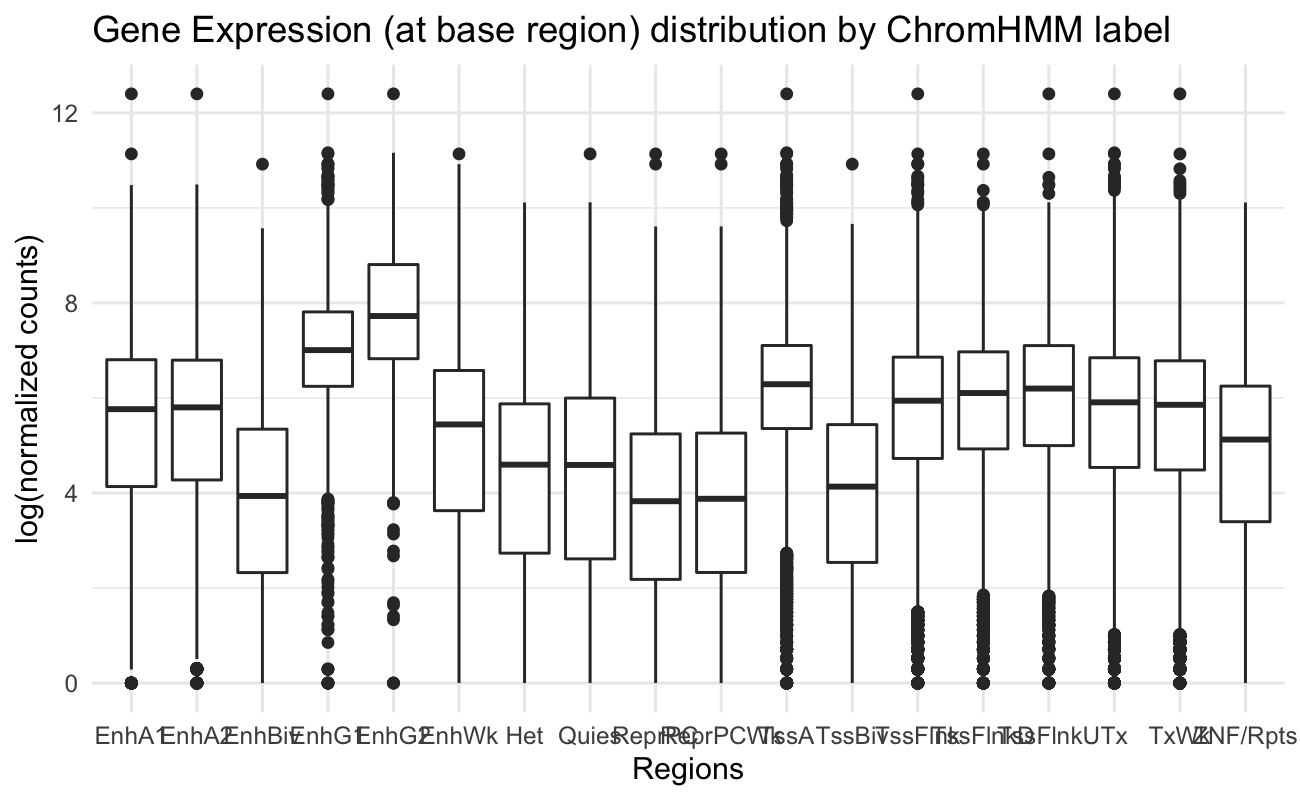

Write the R code that produced this figure.

setwd("~/Documents/UNLV/Year4/nmf3D/choose_top_results/")

library(tidyverse)
library(ggsignif)


H1_chromhmm <- read_tsv("../chromHMM_epimap_calls/H1.bed", col_names = F)
H1_chromhmm <- H1_chromhmm[,1:4]

colnames(H1_chromhmm) <-  c('chr','pos1','pos2','label')

# RAW COUNT NORMALIZATION
exp_data_raw <- read_csv("../expression/GSE75748_bulk_cell_type_ec.csv")
exp_data <- round(exp_data_raw[,c(2,3,4,5,9,10)])

meta <- cbind.data.frame(cell_type = c(rep("H1",4),"DEC","DEC"))
rownames(meta) <- colnames(exp_data)

library(DESeq2)

dds <- DESeqDataSetFromMatrix(countData = exp_data, colData = meta, design = ~ cell_type)
dds <- estimateSizeFactors(dds)
normalized_counts <- data.frame(counts(dds, normalized=TRUE))

normalized_counts$gene <- exp_data_raw$gene
normalized_counts <- normalized_counts %>% rowwise() %>% 
  mutate(mean_H1 = mean(c(H1_rep1,H1_rep2,H1_rep3,H1_rep4)),
         mean_DEC =mean(c(DEC_rep1,DEC_rep2)))



## INCLUDE GENE OVERLAPS

library(GenomicRanges)
library(AnnotationHub)

# ah <- AnnotationHub()
# gc_db <- ah[["AH75120"]]

get_overlaps <- function(df, gene_exp) {
  
  if (!exists("gc_db")) {
    
    ah <- AnnotationHub()
    # query(ah, c("Gencode", "gff", "human","GRCh38","basic"))
    # gc <- ah[["AH75120"]]
    # gc <- ah[["AH49556"]]
    
    gc_db <<- ah[["AH75120"]]
  }
  
  reg <- GRanges(df$chr, 
                 IRanges(as.numeric(df$pos1), 
                         as.numeric(df$pos2)))
  
  overlaps <- findOverlaps(reg, gc_db)
  
  genes <- extractList(gc_db$gene_name, as(overlaps, "List"))
  genes <- unstrsplit(unique(genes), ";") # Needed in case more than one gene overlaps.
  annot_regions <- cbind.data.frame(df, genes) %>%
    separate_rows(genes, sep = ";") %>% subset(genes != '')
  
  merged <- merge(annot_regions,gene_exp,by.x = "genes", by.y = "gene",all.x = T)
  
  diffs <- merged %>% select(mean_H1, mean_DEC) %>%
    mutate(diff =  mean_H1 - mean_DEC) %>% subset(!is.na(mean_H1)) %>% unique()
  
  
  diffs
}


H1_genes <- get_overlaps(H1_chromhmm, normalized_counts)


# h1 non labelled vs h1 label 5 expression
t.test(diffs_H1$mean_H1, diffs_endo$mean_H1, paired = F, alternative = 'g')
wilcox.test(diffs_H1$mean_H1, diffs_endo$mean_H1, paired =  F ,alternative = 'g')

x <- unique(H1_chromhmm$label)

datalist = list()

for (i in x) {
  genes <- get_overlaps(H1_chromhmm[grepl(i,H1_chromhmm$label),],normalized_counts)
  z = data.frame(cell=c(rep(i,nrow(genes))),diffs=genes$mean_H1)
  datalist[[i]] <- z
}

all <- bind_rows(datalist)


png("chromhmm_gene_exp_counts.png",width = 1300, height = 800, res = 200)
ggplot(all, aes(y = log(diffs+1), x = cell)) +
  geom_boxplot() +
  labs(x = "Regions", y = "log(normalized counts)",
       title = "Gene Expression (at base region) distribution by ChromHMM label") +
  # geom_signif(
  #   comparisons = list(c("label_1","no_label"),
  #                      c("label_2","no_label"),
  #                      c("label_3","no_label"),
  #                      c("label_4","no_label"),
  #                      c("label_5","no_label"),
  #                      c("label_6","no_label")),
  #   test = 'wilcox.test',
  #   step_increase = c(.1),
  #   map_signif_level = F) + 
  theme_minimal()

dev.off()

